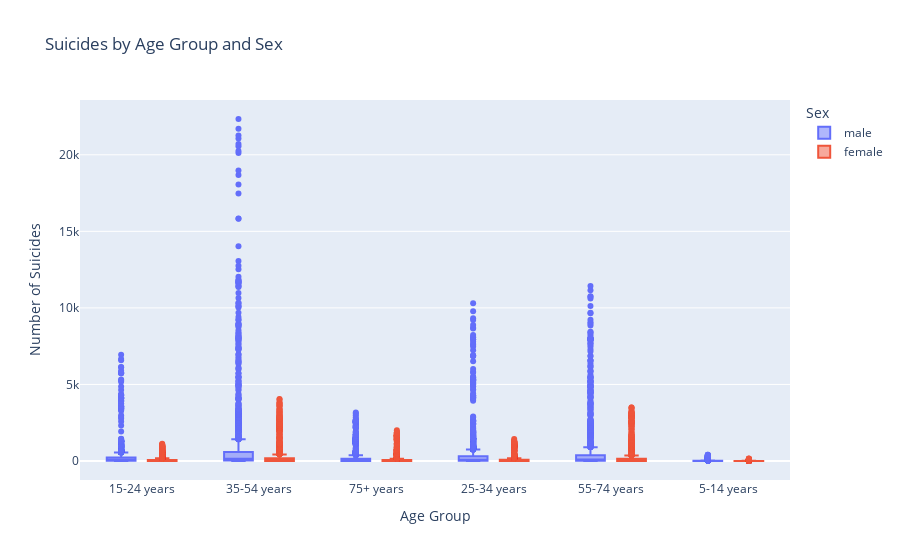

Notebook code cell kept with this figure:
### Code cell
fig = px.box(df, x="age", y="suicides_no", color="sex",
             labels={"age": "Age Group", "suicides_no": "Number of Suicides", "sex": "Sex"},
             title="Suicides by Age Group and Sex")
fig.update_layout(
    xaxis_title="Age Group",
    yaxis_title="Number of Suicides"
)
fig.show()

### Figure 1 — Plotly figure (JSON) as saved in the notebook; plotly's stock layout.template omitted (floating-point values rounded to 4 significant figures; data arrays with more than 128 entries replaced by an {"elided": "..."} marker saying what was removed)
{"data": [{"alignmentgroup": "True", "hovertemplate": "Sex=male<br>Age Group=%{x}<br>Number of Suicides=%{y}<extra></extra>", "legendgroup": "male", "marker": {"color": "#636efa"}, "name": "male", "notched": false, "offsetgroup": "male", "orientation": "v", "showlegend": true, "type": "box", "x": {"elided": "13910 str values"}, "x0": " ", "xaxis": "x", "y": {"elided": "13910 int values"}, "y0": " ", "yaxis": "y"}, {"alignmentgroup": "True", "hovertemplate": "Sex=female<br>Age Group=%{x}<br>Number of Suicides=%{y}<extra></extra>", "legendgroup": "female", "marker": {"color": "#EF553B"}, "name": "female", "notched": false, "offsetgroup": "female", "orientation": "v", "showlegend": true, "type": "box", "x": {"elided": "13910 str values"}, "x0": " ", "xaxis": "x", "y": {"elided": "13910 int values"}, "y0": " ", "yaxis": "y"}], "layout": {"boxmode": "group", "legend": {"title": {"text": "Sex"}, "tracegroupgap": 0}, "title": {"text": "Suicides by Age Group and Sex"}, "xaxis": {"anchor": "y", "domain": [0, 1], "title": {"text": "Age Group"}}, "yaxis": {"anchor": "x", "domain": [0, 1], "title": {"text": "Number of Suicides"}}}}
